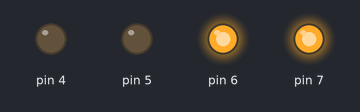
The sketch below on a simulated Arduino Uno, built with avr-gcc and run on an emulated ATmega328P. Parts: output pins drawn as LEDs (lit = HIGH).

Above: at 0.1 s.
Timing chart, 0 to 1.6 s (numbered marks = the images above):
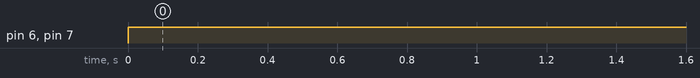

The sketch:

master.ino
```cpp
int a_start = 0;
int a_stop = 0;
int a_right = 0;
int a_left = 0;
void setup(){
  pinMode(4,OUTPUT);
  pinMode(5,OUTPUT);
  pinMode(6,OUTPUT);
  pinMode(7,OUTPUT);
  Serial.begin(9600);
}
void loop(){
  a_start = Serial.read();
  a_stop = Serial.read();
  a_right = Serial.read();
  a_left = Serial.read();
  move(a_start,a_stop,a_right,a_left);
}
void move(int start,int stop,int right,int left){
       digitalWrite(6, right*start*(1-stop));
       digitalWrite(7, left*start*(1-stop));
}
```

Measured:
- by itself, pin 6, pin 7: LOW → HIGH at 0.00 s
